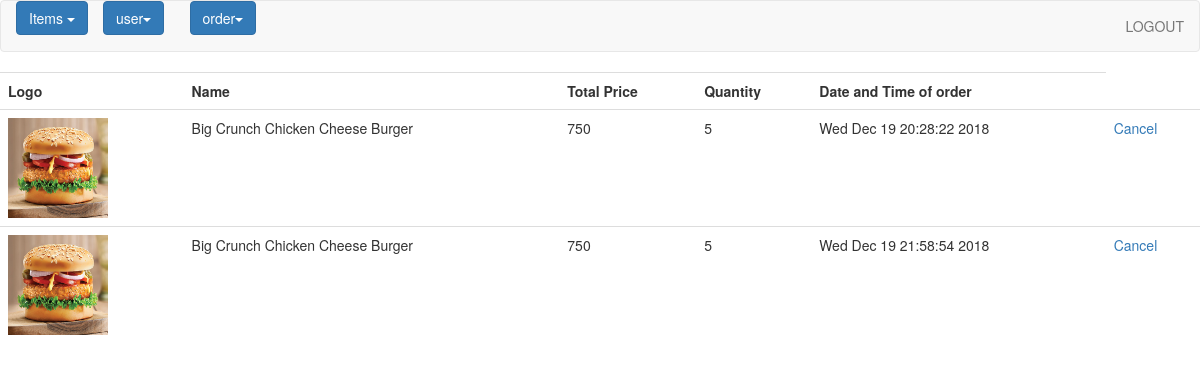
Screenshot of /admin1/orders/ with the database file from the repository.
### register/models.py (models this page shows)
class Order(models.Model):
    name=models.CharField(max_length=100)
    price=models.IntegerField()
    logo=models.CharField(max_length=100)
    date=models.CharField(max_length=300)
    quantity=models.IntegerField()
    class Meta:
        db_table='Order'

### admin1/views.py (the view)
def orderview(request):
    ob=Order.objects.all()
    return render(request,'adminorderv.html',{'object_list':ob})

### admin1/Templates/adminorderv.html
{% extends 'admin1.html' %}
{% block content %}
<div class="conatiner">
    <table class="table">
        <tr>
            <th>Logo</th>
            <th>Name</th>
            <th>Total Price</th>
            <th>Quantity</th>
            <th>Date and Time of order</th>
        </tr>
        {% for i in object_list %}
        <tr>{{i.logo.url}}
            <td><img src="/logo/{{i.logo}}" width="100px" height="100px" alt="error"></td>
            <td>{{i.name}}</td>
            <td>{{i.price}}</td>
            <td>{{i.quantity}}</td>
            <td>{{i.date}}</td>
            <td><a href="{% url 'admin1:cancel' i.id %}">Cancel</a></td>
        </tr>
        {% endfor %}
    </table>
</div>
{% endblock %}

### admin1/Templates/admin1.html (shortened to what this page needs)
<!DOCTYPE html>
<html lang="en">
<head>
<link href="https://maxcdn.bootstrapcdn.com/bootstrap/3.3.7/css/bootstrap.min.css" rel="stylesheet">
</head>{% load static %}
<body>
<nav class="navbar navbar-default">
    <div class="container-fluid">
        <ul class="nav navbar-nav">
            <li class="dropdown">
                <button class="btn btn-primary dropdown-toggle" data-toggle="dropdown" type="button">Items
                <span class="caret"></span></button>
            </li>
            <div class="col-sm-4">
            <li class="dropdown"><button type="button" class="btn btn-primary dropdown-toggle"
                                         data-toggle="dropdown">  user<span class="caret"></span> </button>
            </li></div>
            <div class="col-sm-1">
                <li class="dropdown"><button type="button" class="btn btn-primary dropdown-toggle"
                data-toggle="dropdown">
                    order<span class="caret"></span>
                </button>
                </li>
            </div>
        </ul >
        <ul class="nav navbar-nav navbar-right">
            <li><a href="{% url 'admin1:admin' 1 %}">LOGOUT</a></li>
        </ul>
    </div>
</nav>
{% block content %}{% endblock %}
</body>
</html>

### rows the page displays
Order: logo (picture), name "Big Crunch Chicken Cheese Burger", price "750", quantity "5", date "Wed Dec 19 20:28:22 2018"
Order: logo (picture), name "Big Crunch Chicken Cheese Burger", price "750", quantity "5", date "Wed Dec 19 21:58:54 2018"
